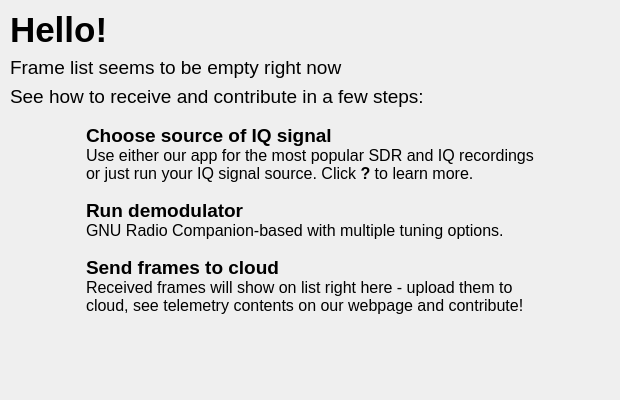
<?xml version="1.0" encoding="UTF-8"?>
<ui version="4.0">
 <class>Form</class>
 <widget class="QWidget" name="Form">
  <property name="geometry">
   <rect>
    <x>0</x>
    <y>0</y>
    <width>620</width>
    <height>400</height>
   </rect>
  </property>
  <property name="sizePolicy">
   <sizepolicy hsizetype="MinimumExpanding" vsizetype="Fixed">
    <horstretch>0</horstretch>
    <verstretch>0</verstretch>
   </sizepolicy>
  </property>
  <property name="minimumSize">
   <size>
    <width>472</width>
    <height>400</height>
   </size>
  </property>
  <property name="maximumSize">
   <size>
    <width>16777215</width>
    <height>400</height>
   </size>
  </property>
  <property name="windowTitle">
   <string>Form</string>
  </property>
  <property name="autoFillBackground">
   <bool>false</bool>
  </property>
  <property name="locale">
   <locale language="English" country="UnitedKingdom"/>
  </property>
  <widget class="QWidget" name="verticalLayoutWidget">
   <property name="geometry">
    <rect>
     <x>0</x>
     <y>0</y>
     <width>620</width>
     <height>391</height>
    </rect>
   </property>
   <layout class="QVBoxLayout" name="verticalLayout">
    <item>
     <spacer name="verticalSpacer_2">
      <property name="orientation">
       <enum>Qt::Vertical</enum>
      </property>
      <property name="sizeType">
       <enum>QSizePolicy::Fixed</enum>
      </property>
      <property name="sizeHint" stdset="0">
       <size>
        <width>20</width>
        <height>10</height>
       </size>
      </property>
     </spacer>
    </item>
    <item>
     <layout class="QHBoxLayout" name="horizontalLayout">
      <item>
       <spacer name="horizontalSpacer">
        <property name="orientation">
         <enum>Qt::Horizontal</enum>
        </property>
        <property name="sizeType">
         <enum>QSizePolicy::Fixed</enum>
        </property>
        <property name="sizeHint" stdset="0">
         <size>
          <width>10</width>
          <height>10</height>
         </size>
        </property>
       </spacer>
      </item>
      <item>
       <layout class="QGridLayout" name="gridLayout_4">
        <item row="0" column="0">
         <widget class="QLabel" name="label">
          <property name="font">
           <font>
            <pointsize>26</pointsize>
           </font>
          </property>
          <property name="text">
           <string>&lt;html&gt;&lt;head/&gt;&lt;body&gt;&lt;p&gt;&lt;span style=&quot; font-weight:600;&quot;&gt;Hello!&lt;/span&gt;&lt;/p&gt;&lt;/body&gt;&lt;/html&gt;</string>
          </property>
         </widget>
        </item>
        <item row="1" column="0">
         <widget class="QLabel" name="label_3">
          <property name="sizePolicy">
           <sizepolicy hsizetype="Minimum" vsizetype="Preferred">
            <horstretch>0</horstretch>
            <verstretch>0</verstretch>
           </sizepolicy>
          </property>
          <property name="minimumSize">
           <size>
            <width>420</width>
            <height>0</height>
           </size>
          </property>
          <property name="font">
           <font>
            <pointsize>14</pointsize>
           </font>
          </property>
          <property name="text">
           <string>&lt;html&gt;&lt;head/&gt;&lt;body&gt;&lt;p&gt;Frame list seems to be empty right now&lt;/p&gt;&lt;/body&gt;&lt;/html&gt;</string>
          </property>
          <property name="wordWrap">
           <bool>true</bool>
          </property>
         </widget>
        </item>
        <item row="2" column="0">
         <widget class="QLabel" name="label_4">
          <property name="sizePolicy">
           <sizepolicy hsizetype="MinimumExpanding" vsizetype="Preferred">
            <horstretch>0</horstretch>
            <verstretch>0</verstretch>
           </sizepolicy>
          </property>
          <property name="minimumSize">
           <size>
            <width>420</width>
            <height>0</height>
           </size>
          </property>
          <property name="font">
           <font>
            <pointsize>14</pointsize>
           </font>
          </property>
          <property name="text">
           <string>See how to receive and contribute in a few steps:</string>
          </property>
          <property name="wordWrap">
           <bool>true</bool>
          </property>
         </widget>
        </item>
       </layout>
      </item>
      <item>
       <spacer name="horizontalSpacer_3">
        <property name="orientation">
         <enum>Qt::Horizontal</enum>
        </property>
        <property name="sizeHint" stdset="0">
         <size>
          <width>10</width>
          <height>20</height>
         </size>
        </property>
       </spacer>
      </item>
      <item>
       <widget class="QLabel" name="label_2">
        <property name="sizePolicy">
         <sizepolicy hsizetype="Maximum" vsizetype="Maximum">
          <horstretch>0</horstretch>
          <verstretch>0</verstretch>
         </sizepolicy>
        </property>
        <property name="maximumSize">
         <size>
          <width>106</width>
          <height>60</height>
         </size>
        </property>
        <property name="text">
         <string/>
        </property>
        <property name="pixmap">
         <pixmap resource="img_pix.qrc">:/logo/img/PW07-wersja-monochromatyczna.svg</pixmap>
        </property>
        <property name="scaledContents">
         <bool>true</bool>
        </property>
       </widget>
      </item>
      <item>
       <spacer name="horizontalSpacer_2">
        <property name="orientation">
         <enum>Qt::Horizontal</enum>
        </property>
        <property name="sizeType">
         <enum>QSizePolicy::Fixed</enum>
        </property>
        <property name="sizeHint" stdset="0">
         <size>
          <width>20</width>
          <height>20</height>
         </size>
        </property>
       </spacer>
      </item>
     </layout>
    </item>
    <item>
     <spacer name="verticalSpacer_3">
      <property name="orientation">
       <enum>Qt::Vertical</enum>
      </property>
      <property name="sizeType">
       <enum>QSizePolicy::Fixed</enum>
      </property>
      <property name="sizeHint" stdset="0">
       <size>
        <width>20</width>
        <height>10</height>
       </size>
      </property>
     </spacer>
    </item>
    <item>
     <layout class="QGridLayout" name="gridLayout_5">
      <item row="0" column="1">
       <widget class="QLabel" name="label_5">
        <property name="sizePolicy">
         <sizepolicy hsizetype="Fixed" vsizetype="Fixed">
          <horstretch>0</horstretch>
          <verstretch>0</verstretch>
         </sizepolicy>
        </property>
        <property name="minimumSize">
         <size>
          <width>40</width>
          <height>40</height>
         </size>
        </property>
        <property name="maximumSize">
         <size>
          <width>40</width>
          <height>40</height>
         </size>
        </property>
        <property name="baseSize">
         <size>
          <width>40</width>
          <height>40</height>
         </size>
        </property>
        <property name="text">
         <string/>
        </property>
        <property name="pixmap">
         <pixmap resource="img_pix.qrc">:/numbers/img/1.svg</pixmap>
        </property>
        <property name="scaledContents">
         <bool>true</bool>
        </property>
       </widget>
      </item>
      <item row="2" column="1">
       <widget class="QLabel" name="label_7">
        <property name="sizePolicy">
         <sizepolicy hsizetype="Fixed" vsizetype="Fixed">
          <horstretch>0</horstretch>
          <verstretch>0</verstretch>
         </sizepolicy>
        </property>
        <property name="minimumSize">
         <size>
          <width>40</width>
          <height>40</height>
         </size>
        </property>
        <property name="maximumSize">
         <size>
          <width>40</width>
          <height>40</height>
         </size>
        </property>
        <property name="text">
         <string/>
        </property>
        <property name="pixmap">
         <pixmap resource="img_pix.qrc">:/numbers/img/2.svg</pixmap>
        </property>
        <property name="scaledContents">
         <bool>true</bool>
        </property>
       </widget>
      </item>
      <item row="0" column="5">
       <widget class="QPushButton" name="help_step_1">
        <property name="sizePolicy">
         <sizepolicy hsizetype="Fixed" vsizetype="Fixed">
          <horstretch>40</horstretch>
          <verstretch>40</verstretch>
         </sizepolicy>
        </property>
        <property name="minimumSize">
         <size>
          <width>40</width>
          <height>40</height>
         </size>
        </property>
        <property name="maximumSize">
         <size>
          <width>40</width>
          <height>40</height>
         </size>
        </property>
        <property name="text">
         <string/>
        </property>
        <property name="icon">
         <iconset resource="img_pix.qrc">
          <normaloff>:/help/img/question-solid.svg</normaloff>:/help/img/question-solid.svg</iconset>
        </property>
        <property name="iconSize">
         <size>
          <width>30</width>
          <height>30</height>
         </size>
        </property>
        <property name="flat">
         <bool>true</bool>
        </property>
       </widget>
      </item>
      <item row="1" column="0">
       <spacer name="verticalSpacer_4">
        <property name="orientation">
         <enum>Qt::Vertical</enum>
        </property>
        <property name="sizeType">
         <enum>QSizePolicy::Fixed</enum>
        </property>
        <property name="sizeHint" stdset="0">
         <size>
          <width>20</width>
          <height>10</height>
         </size>
        </property>
       </spacer>
      </item>
      <item row="2" column="5">
       <widget class="QPushButton" name="help_step_2">
        <property name="sizePolicy">
         <sizepolicy hsizetype="Fixed" vsizetype="Fixed">
          <horstretch>40</horstretch>
          <verstretch>40</verstretch>
         </sizepolicy>
        </property>
        <property name="minimumSize">
         <size>
          <width>40</width>
          <height>40</height>
         </size>
        </property>
        <property name="maximumSize">
         <size>
          <width>40</width>
          <height>40</height>
         </size>
        </property>
        <property name="text">
         <string/>
        </property>
        <property name="icon">
         <iconset resource="img_pix.qrc">
          <normaloff>:/help/img/question-solid.svg</normaloff>:/help/img/question-solid.svg</iconset>
        </property>
        <property name="iconSize">
         <size>
          <width>30</width>
          <height>30</height>
         </size>
        </property>
        <property name="flat">
         <bool>true</bool>
        </property>
       </widget>
      </item>
      <item row="4" column="5">
       <widget class="QPushButton" name="help_step_3">
        <property name="sizePolicy">
         <sizepolicy hsizetype="Fixed" vsizetype="Fixed">
          <horstretch>40</horstretch>
          <verstretch>40</verstretch>
         </sizepolicy>
        </property>
        <property name="minimumSize">
         <size>
          <width>40</width>
          <height>40</height>
         </size>
        </property>
        <property name="maximumSize">
         <size>
          <width>40</width>
          <height>40</height>
         </size>
        </property>
        <property name="text">
         <string/>
        </property>
        <property name="icon">
         <iconset resource="img_pix.qrc">
          <normaloff>:/help/img/question-solid.svg</normaloff>:/help/img/question-solid.svg</iconset>
        </property>
        <property name="iconSize">
         <size>
          <width>30</width>
          <height>30</height>
         </size>
        </property>
        <property name="flat">
         <bool>true</bool>
        </property>
       </widget>
      </item>
      <item row="0" column="6">
       <spacer name="horizontalSpacer_5">
        <property name="orientation">
         <enum>Qt::Horizontal</enum>
        </property>
        <property name="sizeHint" stdset="0">
         <size>
          <width>40</width>
          <height>20</height>
         </size>
        </property>
       </spacer>
      </item>
      <item row="0" column="3">
       <widget class="QLabel" name="label_6">
        <property name="sizePolicy">
         <sizepolicy hsizetype="MinimumExpanding" vsizetype="Expanding">
          <horstretch>0</horstretch>
          <verstretch>0</verstretch>
         </sizepolicy>
        </property>
        <property name="minimumSize">
         <size>
          <width>450</width>
          <height>0</height>
         </size>
        </property>
        <property name="font">
         <font>
          <pointsize>12</pointsize>
         </font>
        </property>
        <property name="text">
         <string>&lt;html&gt;&lt;head/&gt;&lt;body&gt;&lt;p&gt;&lt;span style=&quot; font-size:14pt; font-weight:600;&quot;&gt;Choose source of IQ signal&lt;/span&gt;&lt;br/&gt;Use either our app for the most popular SDR and IQ recordings or just run your IQ signal source. Click &lt;span style=&quot; font-weight:600;&quot;&gt;?&lt;/span&gt; to learn more.&lt;/p&gt;&lt;/body&gt;&lt;/html&gt;</string>
        </property>
        <property name="wordWrap">
         <bool>true</bool>
        </property>
       </widget>
      </item>
      <item row="2" column="3">
       <widget class="QLabel" name="label_8">
        <property name="sizePolicy">
         <sizepolicy hsizetype="MinimumExpanding" vsizetype="Expanding">
          <horstretch>0</horstretch>
          <verstretch>0</verstretch>
         </sizepolicy>
        </property>
        <property name="minimumSize">
         <size>
          <width>450</width>
          <height>0</height>
         </size>
        </property>
        <property name="font">
         <font>
          <pointsize>12</pointsize>
         </font>
        </property>
        <property name="text">
         <string>&lt;html&gt;&lt;head/&gt;&lt;body&gt;&lt;p&gt;&lt;span style=&quot; font-size:14pt; font-weight:600;&quot;&gt;Run demodulator&lt;/span&gt;&lt;br/&gt;GNU Radio Companion-based with multiple tuning options.&lt;/p&gt;&lt;/body&gt;&lt;/html&gt;</string>
        </property>
        <property name="wordWrap">
         <bool>true</bool>
        </property>
       </widget>
      </item>
      <item row="0" column="4">
       <spacer name="horizontalSpacer_6">
        <property name="orientation">
         <enum>Qt::Horizontal</enum>
        </property>
        <property name="sizeType">
         <enum>QSizePolicy::Fixed</enum>
        </property>
        <property name="sizeHint" stdset="0">
         <size>
          <width>5</width>
          <height>10</height>
         </size>
        </property>
       </spacer>
      </item>
      <item row="4" column="1">
       <widget class="QLabel" name="label_9">
        <property name="sizePolicy">
         <sizepolicy hsizetype="Fixed" vsizetype="Fixed">
          <horstretch>0</horstretch>
          <verstretch>0</verstretch>
         </sizepolicy>
        </property>
        <property name="minimumSize">
         <size>
          <width>40</width>
          <height>40</height>
         </size>
        </property>
        <property name="maximumSize">
         <size>
          <width>40</width>
          <height>40</height>
         </size>
        </property>
        <property name="text">
         <string/>
        </property>
        <property name="pixmap">
         <pixmap resource="img_pix.qrc">:/numbers/img/3.svg</pixmap>
        </property>
        <property name="scaledContents">
         <bool>true</bool>
        </property>
       </widget>
      </item>
      <item row="4" column="3">
       <widget class="QLabel" name="label_10">
        <property name="sizePolicy">
         <sizepolicy hsizetype="MinimumExpanding" vsizetype="Expanding">
          <horstretch>0</horstretch>
          <verstretch>0</verstretch>
         </sizepolicy>
        </property>
        <property name="minimumSize">
         <size>
          <width>450</width>
          <height>0</height>
         </size>
        </property>
        <property name="font">
         <font>
          <pointsize>12</pointsize>
         </font>
        </property>
        <property name="text">
         <string>&lt;html&gt;&lt;head/&gt;&lt;body&gt;&lt;p&gt;&lt;span style=&quot; font-size:14pt; font-weight:600;&quot;&gt;Send frames to cloud&lt;/span&gt;&lt;br/&gt;Received frames will show on list right here - upload them to cloud, see telemetry contents on our webpage and contribute!&lt;/p&gt;&lt;/body&gt;&lt;/html&gt;</string>
        </property>
        <property name="wordWrap">
         <bool>true</bool>
        </property>
       </widget>
      </item>
      <item row="0" column="0">
       <spacer name="horizontalSpacer_4">
        <property name="orientation">
         <enum>Qt::Horizontal</enum>
        </property>
        <property name="sizeType">
         <enum>QSizePolicy::Fixed</enum>
        </property>
        <property name="sizeHint" stdset="0">
         <size>
          <width>15</width>
          <height>20</height>
         </size>
        </property>
       </spacer>
      </item>
      <item row="0" column="2">
       <spacer name="horizontalSpacer_7">
        <property name="orientation">
         <enum>Qt::Horizontal</enum>
        </property>
        <property name="sizeType">
         <enum>QSizePolicy::Fixed</enum>
        </property>
        <property name="sizeHint" stdset="0">
         <size>
          <width>20</width>
          <height>20</height>
         </size>
        </property>
       </spacer>
      </item>
      <item row="3" column="0">
       <spacer name="verticalSpacer_5">
        <property name="orientation">
         <enum>Qt::Vertical</enum>
        </property>
        <property name="sizeType">
         <enum>QSizePolicy::Fixed</enum>
        </property>
        <property name="sizeHint" stdset="0">
         <size>
          <width>20</width>
          <height>10</height>
         </size>
        </property>
       </spacer>
      </item>
     </layout>
    </item>
    <item>
     <spacer name="verticalSpacer">
      <property name="orientation">
       <enum>Qt::Vertical</enum>
      </property>
      <property name="sizeType">
       <enum>QSizePolicy::Expanding</enum>
      </property>
      <property name="sizeHint" stdset="0">
       <size>
        <width>20</width>
        <height>40</height>
       </size>
      </property>
     </spacer>
    </item>
   </layout>
  </widget>
 </widget>
 <resources>
  <include location="img_pix.qrc"/>
 </resources>
 <connections/>
</ui>
